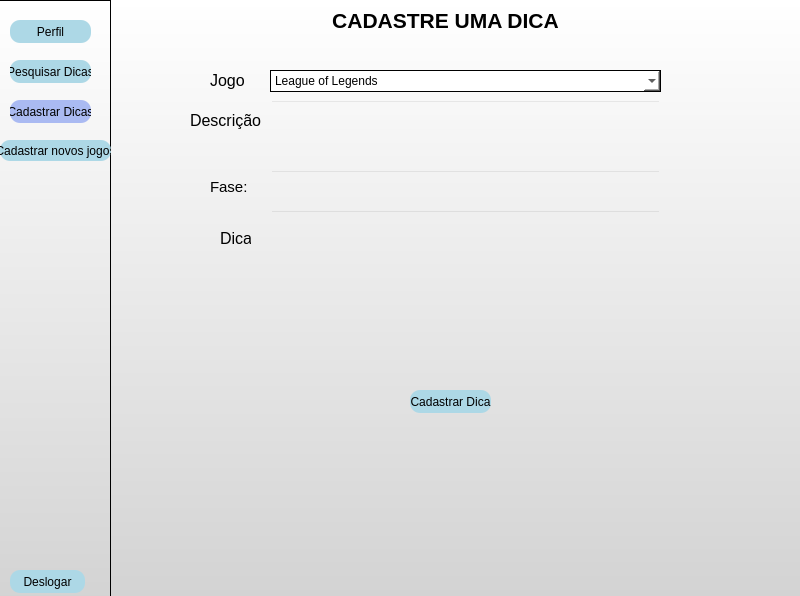
<?xml version="1.0" encoding="UTF-8"?>
<ui version="4.0">
 <class>MainWindow</class>
 <widget class="QMainWindow" name="MainWindow">
  <property name="geometry">
   <rect>
    <x>0</x>
    <y>0</y>
    <width>800</width>
    <height>596</height>
   </rect>
  </property>
  <property name="windowTitle">
   <string>MainWindow</string>
  </property>
  <property name="styleSheet">
   <string notr="true">background: qlineargradient(x1: 0, y1: 0, x2: 0, y2: 1, stop: 0 white, stop: 1 #D3D3D3);
</string>
  </property>
  <widget class="QWidget" name="centralwidget">
   <widget class="QFrame" name="frame">
    <property name="geometry">
     <rect>
      <x>-10</x>
      <y>0</y>
      <width>121</width>
      <height>601</height>
     </rect>
    </property>
    <property name="styleSheet">
     <string notr="true">background: qlineargradient(x1: 0, y1: 0, x2: 0, y2: 1, stop: 0 white, stop: 1 #D3D3D3);
</string>
    </property>
    <property name="frameShape">
     <enum>QFrame::StyledPanel</enum>
    </property>
    <property name="frameShadow">
     <enum>QFrame::Raised</enum>
    </property>
    <widget class="QPushButton" name="pushButton_4">
     <property name="geometry">
      <rect>
       <x>20</x>
       <y>20</y>
       <width>81</width>
       <height>23</height>
      </rect>
     </property>
     <property name="styleSheet">
      <string notr="true">QPushButton {
    background-color:  #add8e6;
    border-radius: 10px;
}

QPushButton:hover {
    background-color:#AABAF2 ;
}
</string>
     </property>
     <property name="text">
      <string>Perfil</string>
     </property>
    </widget>
    <widget class="QPushButton" name="pushButton_5">
     <property name="geometry">
      <rect>
       <x>20</x>
       <y>60</y>
       <width>81</width>
       <height>23</height>
      </rect>
     </property>
     <property name="styleSheet">
      <string notr="true">QPushButton {
    background-color:  #add8e6 ;
    border-radius: 10px;
}

QPushButton:hover {
    background-color:#AABAF2 ;
}
</string>
     </property>
     <property name="text">
      <string>Pesquisar Dicas</string>
     </property>
    </widget>
    <widget class="QPushButton" name="pushButton_3">
     <property name="geometry">
      <rect>
       <x>20</x>
       <y>570</y>
       <width>75</width>
       <height>23</height>
      </rect>
     </property>
     <property name="styleSheet">
      <string notr="true">QPushButton {
    background-color:  #add8e6;
    border-radius: 10px;
}

QPushButton:hover {
    background-color:#AABAF2 ;
}
</string>
     </property>
     <property name="text">
      <string>Deslogar</string>
     </property>
    </widget>
    <widget class="QPushButton" name="pushButton_6">
     <property name="geometry">
      <rect>
       <x>20</x>
       <y>100</y>
       <width>81</width>
       <height>23</height>
      </rect>
     </property>
     <property name="styleSheet">
      <string notr="true">QPushButton {
    background-color:  #AABAF2;
    border-radius: 10px;
}

QPushButton:hover {
    background-color:#AABAF2 ;
}
</string>
     </property>
     <property name="text">
      <string>Cadastrar Dicas</string>
     </property>
    </widget>
    <widget class="QPushButton" name="pushButton_2">
     <property name="geometry">
      <rect>
       <x>10</x>
       <y>140</y>
       <width>111</width>
       <height>21</height>
      </rect>
     </property>
     <property name="styleSheet">
      <string notr="true">QPushButton {
    background-color:  #add8e6;
    border-radius: 10px;
}

QPushButton:hover {
    background-color:#AABAF2 ;
}
</string>
     </property>
     <property name="text">
      <string>Cadastrar novos jogos</string>
     </property>
    </widget>
   </widget>
   <widget class="QLineEdit" name="lineEdit_3">
    <property name="geometry">
     <rect>
      <x>270</x>
      <y>100</y>
      <width>391</width>
      <height>61</height>
     </rect>
    </property>
    <property name="font">
     <font>
      <pointsize>8</pointsize>
      <weight>50</weight>
      <bold>false</bold>
     </font>
    </property>
    <property name="styleSheet">
     <string notr="true">color: black;
background-color: transparent;

</string>
    </property>
    <property name="maxLength">
     <number>2000000000</number>
    </property>
    <property name="readOnly">
     <bool>false</bool>
    </property>
   </widget>
   <widget class="QLabel" name="label_3">
    <property name="geometry">
     <rect>
      <x>190</x>
      <y>110</y>
      <width>71</width>
      <height>21</height>
     </rect>
    </property>
    <property name="font">
     <font>
      <pointsize>12</pointsize>
      <weight>50</weight>
      <bold>false</bold>
     </font>
    </property>
    <property name="styleSheet">
     <string notr="true">color: black;
background-color: transparent;
border: none;
</string>
    </property>
    <property name="text">
     <string>Descrição</string>
    </property>
   </widget>
   <widget class="QLabel" name="label_2">
    <property name="geometry">
     <rect>
      <x>210</x>
      <y>70</y>
      <width>41</width>
      <height>21</height>
     </rect>
    </property>
    <property name="font">
     <font>
      <pointsize>12</pointsize>
      <weight>50</weight>
      <bold>false</bold>
     </font>
    </property>
    <property name="styleSheet">
     <string notr="true">color: black;
background-color: transparent;
border: none;
</string>
    </property>
    <property name="text">
     <string>Jogo</string>
    </property>
   </widget>
   <widget class="QLineEdit" name="lineEdit_4">
    <property name="geometry">
     <rect>
      <x>270</x>
      <y>210</y>
      <width>391</width>
      <height>81</height>
     </rect>
    </property>
    <property name="font">
     <font>
      <pointsize>8</pointsize>
      <weight>50</weight>
      <bold>false</bold>
     </font>
    </property>
    <property name="styleSheet">
     <string notr="true">color: black;
background-color: transparent;

</string>
    </property>
   </widget>
   <widget class="QLabel" name="label_4">
    <property name="geometry">
     <rect>
      <x>220</x>
      <y>230</y>
      <width>31</width>
      <height>16</height>
     </rect>
    </property>
    <property name="font">
     <font>
      <pointsize>12</pointsize>
      <weight>50</weight>
      <bold>false</bold>
     </font>
    </property>
    <property name="styleSheet">
     <string notr="true">color: black;
background-color: transparent;
border: none;
</string>
    </property>
    <property name="text">
     <string>Dica</string>
    </property>
   </widget>
   <widget class="QLabel" name="label">
    <property name="geometry">
     <rect>
      <x>270</x>
      <y>10</y>
      <width>351</width>
      <height>20</height>
     </rect>
    </property>
    <property name="font">
     <font>
      <pointsize>16</pointsize>
      <weight>75</weight>
      <bold>true</bold>
     </font>
    </property>
    <property name="styleSheet">
     <string notr="true">color: black;
background-color: transparent;
border: none;
</string>
    </property>
    <property name="text">
     <string>CADASTRE UMA DICA</string>
    </property>
    <property name="alignment">
     <set>Qt::AlignCenter</set>
    </property>
   </widget>
   <widget class="QPushButton" name="cad">
    <property name="geometry">
     <rect>
      <x>410</x>
      <y>390</y>
      <width>81</width>
      <height>23</height>
     </rect>
    </property>
    <property name="styleSheet">
     <string notr="true">QPushButton {
    background-color:  #add8e6;
    border-radius: 10px;
}

QPushButton:hover {
    background-color:#AABAF2 ;
}
</string>
    </property>
    <property name="text">
     <string>Cadastrar Dica</string>
    </property>
   </widget>
   <widget class="QLineEdit" name="lineEdit_2">
    <property name="geometry">
     <rect>
      <x>270</x>
      <y>170</y>
      <width>391</width>
      <height>31</height>
     </rect>
    </property>
    <property name="font">
     <font>
      <pointsize>8</pointsize>
      <weight>50</weight>
      <bold>false</bold>
     </font>
    </property>
    <property name="styleSheet">
     <string notr="true">color: black;
background-color: transparent;

</string>
    </property>
   </widget>
   <widget class="QLabel" name="label_5">
    <property name="geometry">
     <rect>
      <x>210</x>
      <y>180</y>
      <width>47</width>
      <height>13</height>
     </rect>
    </property>
    <property name="font">
     <font>
      <pointsize>11</pointsize>
     </font>
    </property>
    <property name="styleSheet">
     <string notr="true">color: black;
background-color: transparent;
border: none;
</string>
    </property>
    <property name="text">
     <string>Fase:</string>
    </property>
   </widget>
   <widget class="QComboBox" name="comboBox">
    <property name="geometry">
     <rect>
      <x>270</x>
      <y>70</y>
      <width>391</width>
      <height>22</height>
     </rect>
    </property>
    <property name="styleSheet">
     <string notr="true">background-color: transparent;
border: 1px solid black;
background: white;</string>
    </property>
    <item>
     <property name="text">
      <string>League of Legends</string>
     </property>
     <property name="icon">
      <iconset>
       <normaloff>../Images/lol_icon.png</normaloff>../Images/lol_icon.png</iconset>
     </property>
    </item>
    <item>
     <property name="text">
      <string>Valorant</string>
     </property>
     <property name="icon">
      <iconset>
       <normaloff>../Images/valorant_icon.png</normaloff>../Images/valorant_icon.png</iconset>
     </property>
    </item>
    <item>
     <property name="text">
      <string>The Legend of Zelda: Ocarina of Time (1998)</string>
     </property>
     <property name="icon">
      <iconset>
       <normaloff>../Images/The_Legend_of_Zelda_-_Ocarina_of_Time_29_icon.webp</normaloff>../Images/The_Legend_of_Zelda_-_Ocarina_of_Time_29_icon.webp</iconset>
     </property>
    </item>
    <item>
     <property name="text">
      <string>Grand Theft Auto V</string>
     </property>
     <property name="icon">
      <iconset>
       <normaloff>../Images/GtaV_icon.png</normaloff>../Images/GtaV_icon.png</iconset>
     </property>
    </item>
    <item>
     <property name="text">
      <string>Grand Thef Auto: San  Andreas</string>
     </property>
     <property name="icon">
      <iconset>
       <normaloff>../Images/gtasan_icon.jpg</normaloff>../Images/gtasan_icon.jpg</iconset>
     </property>
    </item>
    <item>
     <property name="text">
      <string>Portal 2 (2011)</string>
     </property>
     <property name="icon">
      <iconset>
       <normaloff>../Images/portal2_icon.png</normaloff>../Images/portal2_icon.png</iconset>
     </property>
    </item>
    <item>
     <property name="text">
      <string>Cuphead</string>
     </property>
     <property name="icon">
      <iconset>
       <normaloff>../Images/cuphead_icon.png</normaloff>../Images/cuphead_icon.png</iconset>
     </property>
    </item>
    <item>
     <property name="text">
      <string>Undertale</string>
     </property>
     <property name="icon">
      <iconset>
       <normaloff>../Images/undertale_icon.png</normaloff>../Images/undertale_icon.png</iconset>
     </property>
    </item>
    <item>
     <property name="text">
      <string>Resident Evil 3 (1999)</string>
     </property>
     <property name="icon">
      <iconset>
       <normaloff>../Images/re3199_icon.jpg</normaloff>../Images/re3199_icon.jpg</iconset>
     </property>
    </item>
    <item>
     <property name="text">
      <string>Resident Evil 2 (Remake)</string>
     </property>
     <property name="icon">
      <iconset>
       <normaloff>../Images/Resident_evil_2_(2018)_logo_(cropped).png</normaloff>../Images/Resident_evil_2_(2018)_logo_(cropped).png</iconset>
     </property>
    </item>
    <item>
     <property name="text">
      <string>Silent Hill 2</string>
     </property>
     <property name="icon">
      <iconset>
       <normaloff>../Images/SILENT_HILL_2_LOGO_(Alt.).svg.png</normaloff>../Images/SILENT_HILL_2_LOGO_(Alt.).svg.png</iconset>
     </property>
    </item>
    <item>
     <property name="text">
      <string>Shadow of the Colossus</string>
     </property>
     <property name="icon">
      <iconset>
       <normaloff>../Images/Shadow_of_the_Colossus_logo.png</normaloff>../Images/Shadow_of_the_Colossus_logo.png</iconset>
     </property>
    </item>
    <item>
     <property name="text">
      <string>Elden Ring</string>
     </property>
     <property name="icon">
      <iconset>
       <normaloff>../Images/eldenring_logo.png</normaloff>../Images/eldenring_logo.png</iconset>
     </property>
    </item>
    <item>
     <property name="text">
      <string>Dead Space</string>
     </property>
     <property name="icon">
      <iconset>
       <normaloff>../Images/Dead_Space_logo_(2023).svg.png</normaloff>../Images/Dead_Space_logo_(2023).svg.png</iconset>
     </property>
    </item>
    <item>
     <property name="text">
      <string>Hitman 3</string>
     </property>
     <property name="icon">
      <iconset>
       <normaloff>../Images/png-transparent-hitman-iii-logo-red-games-hitman.png</normaloff>../Images/png-transparent-hitman-iii-logo-red-games-hitman.png</iconset>
     </property>
    </item>
    <item>
     <property name="text">
      <string>Resident Evil 3 (Remake)</string>
     </property>
     <property name="icon">
      <iconset>
       <normaloff>../Images/re3_logo.png</normaloff>../Images/re3_logo.png</iconset>
     </property>
    </item>
    <item>
     <property name="text">
      <string>Clash of Clans</string>
     </property>
     <property name="icon">
      <iconset>
       <normaloff>../Images/clashofclans_icon.png</normaloff>../Images/clashofclans_icon.png</iconset>
     </property>
    </item>
    <item>
     <property name="text">
      <string>GTA:Vice City</string>
     </property>
     <property name="icon">
      <iconset>
       <normaloff>../Images/png-clipart-grand-theft-auto-vice-city-stories-grand-theft-auto-san-andreas-playstation-2-bully-gta-vice-city-avatar-text-logo-thumbnail.png</normaloff>../Images/png-clipart-grand-theft-auto-vice-city-stories-grand-theft-auto-san-andreas-playstation-2-bully-gta-vice-city-avatar-text-logo-thumbnail.png</iconset>
     </property>
    </item>
   </widget>
  </widget>
 </widget>
 <resources/>
 <connections/>
</ui>
